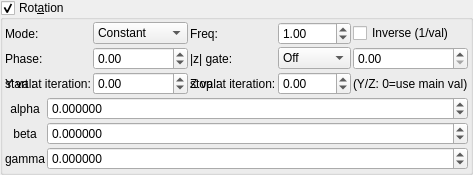
    <widget class="MyGroupBox" name="groupCheck_transf_rotation2_enabled_false">
     <property name="title">
      <string>Rot&amp;ation</string>
     </property>
     <property name="checkable">
      <bool>true</bool>
     </property>
     <layout class="QVBoxLayout" name="verticalLayout_9" stretch="0,0">
      <property name="spacing">
       <number>2</number>
      </property>
      <property name="leftMargin">
       <number>2</number>
      </property>
      <property name="topMargin">
       <number>2</number>
      </property>
      <property name="rightMargin">
       <number>2</number>
      </property>
      <property name="bottomMargin">
       <number>2</number>
      </property>
      <item>
       <layout class="QGridLayout" name="gridLayout_85">
        <property name="spacing">
         <number>2</number>
        </property>
        <item row="3" column="0">
         <widget class="QLabel" name="label_77">
          <property name="text">
           <string>start at iteration:</string>
          </property>
         </widget>
        </item>
        <item row="3" column="1">
         <widget class="MySpinBox" name="spinboxInt_transf_multiplier_start_iter_2">
          <property name="sizePolicy">
           <sizepolicy hsizetype="Minimum" vsizetype="Maximum">
            <horstretch>0</horstretch>
            <verstretch>0</verstretch>
           </sizepolicy>
          </property>
          <property name="minimum">
           <number>0</number>
          </property>
          <property name="maximum">
           <number>999</number>
          </property>
          <property name="value">
           <number>0</number>
          </property>
         </widget>
        </item>
        <item row="3" column="2">
         <widget class="QLabel" name="label_59">
          <property name="text">
           <string>stop at iteration:</string>
          </property>
         </widget>
        </item>
        <item row="3" column="3">
         <widget class="MySpinBox" name="spinboxInt_transf_multiplier_stop_iter_2">
          <property name="sizePolicy">
           <sizepolicy hsizetype="Preferred" vsizetype="Maximum">
            <horstretch>0</horstretch>
            <verstretch>0</verstretch>
           </sizepolicy>
          </property>
          <property name="maximum">
           <number>999</number>
          </property>
         </widget>
        </item>
      <item row="1" column="0">
       <widget class="QLabel"><property name="text"><string>Mode:</string></property></widget>
      </item>
      <item row="1" column="1">
       <widget class="MyComboBox" name="comboBox_transf_multiplier_value_mode_2">
        <item><property name="text"><string notr="true">Constant</string></property></item>
        <item><property name="text"><string notr="true">Sine</string></property></item>
        <item><property name="text"><string notr="true">Ramp</string></property></item>
        <item><property name="text"><string notr="true">Exponential</string></property></item>
        <item><property name="text"><string notr="true">Triangle</string></property></item>
        <item><property name="text"><string notr="true">Square</string></property></item>
        <item><property name="text"><string notr="true">Smoothstep</string></property></item>
        <item><property name="text"><string notr="true">Noise</string></property></item>
        <item><property name="text"><string notr="true">Ping-pong</string></property></item>
        <item><property name="text"><string notr="true">Stepped</string></property></item>
       </widget>
      </item>
      <item row="1" column="2">
       <widget class="QLabel"><property name="text"><string>Freq:</string></property></widget>
      </item>
      <item row="1" column="3">
       <widget class="MyDoubleSpinBox" name="spinbox_transf_multiplier_frequency_2">
        <property name="minimum"><double>0.01</double></property><property name="maximum"><double>100.0</double></property>
        <property name="singleStep"><double>0.1</double></property><property name="value"><double>1.0</double></property>
       </widget>
      </item>
      <item row="1" column="4" colspan="2">
       <widget class="MyCheckBox" name="checkBox_transf_multiplier_inverse_2">
        <property name="text"><string>Inverse (1/val)</string></property>
       </widget>
      </item>
      <item row="2" column="0">
       <widget class="QLabel"><property name="text"><string>Phase:</string></property></widget>
      </item>
      <item row="2" column="1">
       <widget class="MyDoubleSpinBox" name="spinbox_transf_multiplier_phase_2">
        <property name="minimum"><double>-10.0</double></property><property name="maximum"><double>10.0</double></property>
        <property name="singleStep"><double>0.1</double></property><property name="value"><double>0.0</double></property>
       </widget>
      </item>
      <item row="2" column="2">
       <widget class="QLabel"><property name="text"><string>|z| gate:</string></property></widget>
      </item>
      <item row="2" column="3">
       <widget class="MyComboBox" name="comboBox_transf_multiplier_threshold_mode_2">
        <item><property name="text"><string notr="true">Off</string></property></item>
        <item><property name="text"><string notr="true">&gt; thresh</string></property></item>
        <item><property name="text"><string notr="true">&lt; thresh</string></property></item>
       </widget>
      </item>
      <item row="2" column="4" colspan="2">
       <widget class="MyDoubleSpinBox" name="spinbox_transf_multiplier_threshold_2">
        <property name="minimum"><double>0.0</double></property><property name="maximum"><double>1000.0</double></property>
        <property name="singleStep"><double>0.1</double></property><property name="value"><double>0.0</double></property>
       </widget>
      </item>
      <item row="3" column="0">
       <widget class="QLabel"><property name="text"><string>Y val:</string></property></widget>
      </item>
      <item row="3" column="1">
       <widget class="MyDoubleSpinBox" name="spinbox_transf_multiplier_scale_y_2">
        <property name="minimum"><double>-100.0</double></property><property name="maximum"><double>100.0</double></property>
        <property name="singleStep"><double>0.01</double></property><property name="value"><double>0.0</double></property>
       </widget>
      </item>
      <item row="3" column="2">
       <widget class="QLabel"><property name="text"><string>Z val:</string></property></widget>
      </item>
      <item row="3" column="3">
       <widget class="MyDoubleSpinBox" name="spinbox_transf_multiplier_scale_z_2">
        <property name="minimum"><double>-100.0</double></property><property name="maximum"><double>100.0</double></property>
        <property name="singleStep"><double>0.01</double></property><property name="value"><double>0.0</double></property>
       </widget>
      </item>
      <item row="3" column="4" colspan="2">
       <widget class="QLabel"><property name="text"><string notr="true">(Y/Z: 0=use main val)</string></property></widget>
      </item>
       </layout>
      </item>
      <item>
       <layout class="QGridLayout" name="gridLayout_10" columnstretch="0,1">
        <property name="spacing">
         <number>2</number>
        </property>
        <item row="1" column="0">
         <widget class="QLabel" name="label_35">
          <property name="text">
           <string notr="true">alpha</string>
          </property>
          <property name="alignment">
           <set>Qt::AlignCenter</set>
          </property>
         </widget>
        </item>
        <item row="2" column="1">
         <widget class="MyDoubleSpinBox" name="spinboxd3_transf_rotation_y">
          <property name="sizePolicy">
           <sizepolicy hsizetype="Minimum" vsizetype="Maximum">
            <horstretch>0</horstretch>
            <verstretch>0</verstretch>
           </sizepolicy>
          </property>
          <property name="prefix">
           <string/>
          </property>
          <property name="suffix">
           <string/>
          </property>
          <property name="decimals">
           <number>6</number>
          </property>
          <property name="minimum">
           <double>-36000.000000000000000</double>
          </property>
          <property name="maximum">
           <double>36000.000000000000000</double>
          </property>
          <property name="singleStep">
           <double>1.000000000000000</double>
          </property>
         </widget>
        </item>
        <item row="3" column="1">
         <widget class="MyDoubleSpinBox" name="spinboxd3_transf_rotation_z">
          <property name="sizePolicy">
           <sizepolicy hsizetype="Minimum" vsizetype="Maximum">
            <horstretch>0</horstretch>
            <verstretch>0</verstretch>
           </sizepolicy>
          </property>
          <property name="prefix">
           <string/>
          </property>
          <property name="suffix">
           <string/>
          </property>
          <property name="decimals">
           <number>6</number>
          </property>
          <property name="minimum">
           <double>-36000.000000000000000</double>
          </property>
          <property name="maximum">
           <double>36000.000000000000000</double>
          </property>
          <property name="singleStep">
           <double>1.000000000000000</double>
          </property>
         </widget>
        </item>
        <item row="1" column="1">
         <widget class="MyDoubleSpinBox" name="spinboxd3_transf_rotation_x">
          <property name="sizePolicy">
           <sizepolicy hsizetype="Minimum" vsizetype="Maximum">
            <horstretch>0</horstretch>
            <verstretch>0</verstretch>
           </sizepolicy>
          </property>
          <property name="prefix">
           <string/>
          </property>
          <property name="suffix">
           <string/>
          </property>
          <property name="decimals">
           <number>6</number>
          </property>
          <property name="minimum">
           <double>-36000.000000000000000</double>
          </property>
          <property name="maximum">
           <double>36000.000000000000000</double>
          </property>
          <property name="singleStep">
           <double>1.000000000000000</double>
          </property>
         </widget>
        </item>
        <item row="2" column="0">
         <widget class="QLabel" name="label_34">
          <property name="text">
           <string notr="true">beta</string>
          </property>
          <property name="alignment">
           <set>Qt::AlignCenter</set>
          </property>
         </widget>
        </item>
        <item row="3" column="0">
         <widget class="QLabel" name="label_36">
          <property name="text">
           <string notr="true">gamma</string>
          </property>
          <property name="alignment">
           <set>Qt::AlignCenter</set>
          </property>
         </widget>
        </item>
       </layout>
      </item>
     </layout>
    </widget>
